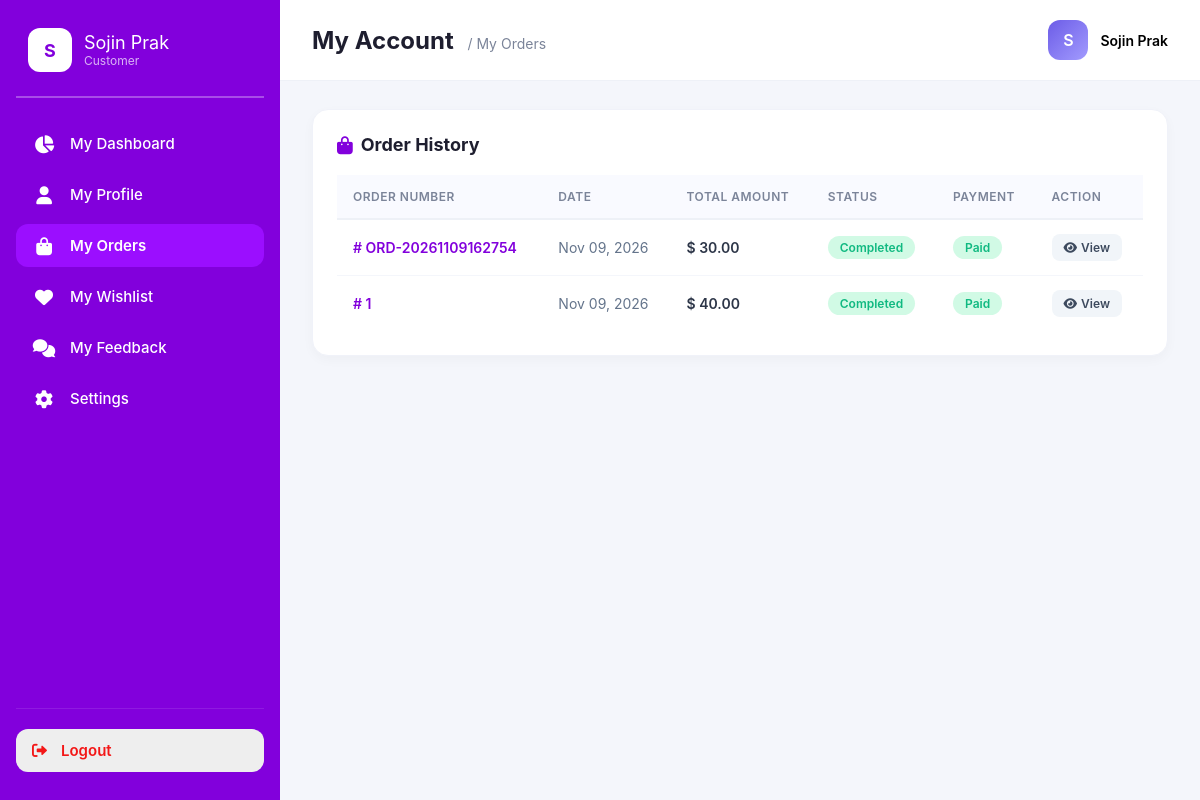
Page /customer/my-orders (signed in) on the committed database.
### tables this page shows
CREATE TABLE `orders` (
  `id` bigint(20) UNSIGNED NOT NULL,
  `customer_id` bigint(20) UNSIGNED NOT NULL COMMENT 'អតិថិជនដែលបានបញ្ជាទិញ',
  `order_number` varchar(50) NOT NULL COMMENT 'លេខ Order',
  `total_amount` decimal(10,2) NOT NULL DEFAULT 0.00 COMMENT 'តម្លៃសរុប',
  `discount_amount` decimal(10,2) NOT NULL DEFAULT 0.00 COMMENT 'តម្លៃបញ្ចុះ',
  `final_amount` decimal(10,2) NOT NULL DEFAULT 0.00 COMMENT 'តម្លៃត្រូវបង់',
  `status` enum('pending','confirmed','shipping','completed','cancelled') NOT NULL DEFAULT 'pending',
  `payment_status` enum('unpaid','paid','refunded') NOT NULL DEFAULT 'unpaid',
  `shipping_address` text NOT NULL COMMENT 'អាសយដ្ឋានដឹកជញ្ជូន',
  `created_at` timestamp NULL DEFAULT current_timestamp() COMMENT 'ថ្ងៃបង្កើត',
  `updated_at` timestamp NULL DEFAULT current_timestamp() ON UPDATE current_timestamp() COMMENT 'ថ្ងៃកែប្រែ'
);

### app/Core/Controller.php (called while the page is built, shortened)
<?php
class Controller
{
    protected function view(string $view, array $data = [])
    {
        $viewPath = __DIR__ . "/../../resources/views/" . $view . ".php";
        extract($data);
        require $viewPath;
    }
}
?>

### app/Controller/WelcomeController.php (called while the page is built, shortened)
<?php
class WelcomeController extends Controller
{
    public function orders()
    {
        $customerId = (int) $_SESSION['customer_id'];
        $db = Database::connection();
        $stmt = $db->prepare("
            SELECT * FROM orders
            WHERE customer_id = ?
            ORDER BY created_at DESC
        ");
        $stmt->execute([$customerId]);
        $orders = $stmt->fetchAll(PDO::FETCH_ASSOC);
        $settingModel = new Setting();
        $settings = $settingModel->all();
        $settingsByKey = [];
        foreach ($settings as $item) {
            $settingsByKey[$item['setting_key']] = $item;
        }
        $this->view('customer/orders', [
            'orders' => $orders,
            'settingsByKey' => $settingsByKey
        ]);
    }
}

### app/Core/Routes.php (called while the page is built, shortened)
<?php
class Router {
    private $routes = [];
    public function get(string $path, array $action): void
    {
        $this->routes['GET'][$path] = [
            'action' => $action
        ];
    }
    public function post(string $path, array $action): void
    {
        $this->routes['POST'][$path] = [
            'action' => $action
        ];
    }
    public function dispatch(): void
    {
        $method = $_SERVER['REQUEST_METHOD'] ?? 'GET';
        $uri = parse_url($_SERVER['REQUEST_URI'] ?? '/', PHP_URL_PATH);
        $uri = '/' . trim($uri, '/');
        $route = $this->routes[$method][$uri];
        [$controller, $methodName] = $route['action'];
        $controllerInstance = new $controller();
        $controllerInstance->$methodName();
    }
}
?>

### public/index.php (called while the page is built, shortened)
<?php
require_once dirname(__DIR__) . '/app/Core/Controller.php';
require_once dirname(__DIR__) . '/app/Core/Routes.php';
require_once dirname(__DIR__) . '/app/Controller/WelcomeController.php';
$router = new Router();
$router->dispatch();

### resources/views/customer/orders.php (the view, shortened to what this page needs)
<?php
function e($value): string
{
    return htmlspecialchars((string) $value, ENT_QUOTES, 'UTF-8');
}
?>
<!DOCTYPE html>
<html lang="en">
<head>
    <link rel="stylesheet" href="https://cdnjs.cloudflare.com/ajax/libs/font-awesome/6.0.0-beta3/css/all.min.css">
</head>
<body>
    <aside class="sidebar">
         <div class="logo-area">
                <div class="logo-icon" style="background: #fff; color: #8200DC; font-weight: 700; font-size: 18px;">
                  <?= strtoupper(substr($_SESSION['customer_name'] ?? 'C', 0, 1)) ?>
            </div>
            <div class="logo-text" style="font-size: 18px; line-height: 1.2;">
                <?= htmlspecialchars($_SESSION['customer_name'] ?? 'Customer') ?>
                <div style="font-size: 12px; color: rgba(255,255,255,0.7); font-weight: 400;">Customer</div>
            </div>
        </div>
       <nav class="nav">
                <a href="<?= BASE_URL ?>/" class="nav-item ">
            <i class="fas fa-chart-pie"></i>
            <span>My Dashboard</span>
        </a>
        <a href="<?= BASE_URL ?>/customer/profile" class="nav-item ">
            <i class="fas fa-user"></i>
            <span>My Profile</span>
        </a>
        <a href="<?= BASE_URL ?>/customer/my-orders" class="nav-item active">
            <i class="fas fa-shopping-bag"></i>
            <span>My Orders</span>
        </a>
        <a href="<?= BASE_URL ?>/customer/wishlist" class="nav-item">
            <i class="fas fa-heart"></i>
            <span>My Wishlist</span>
        </a>
        <a href="<?= BASE_URL ?>/customer/my-feedback" class="nav-item">
            <i class="fas fa-comments"></i>
            <span>My Feedback</span>
        </a>
        <a href="<?= BASE_URL ?>/customer/settings" class="nav-item">
            <i class="fas fa-cog"></i>
            <span>Settings</span>
        </a>
    </nav>
        <div class="bottom-nav">
            <a href="<?= BASE_URL ?>/customer/logout" class="logout-item"><i class="fas fa-sign-out-alt"></i>
                <span>Logout</span></a>
        </div>
    </aside>
    <main class="main-content">
        <div class="top-bar">
            <div class="page-title">My Account <span>/ My Orders</span></div>
            <div class="user-profile">
                <div class="avatar">
                    <?= strtoupper(substr($_SESSION['customer_name'] ?? 'C', 0, 1)) ?>
                </div>
                <div style="font-weight: 600; font-size: 14px;">
                    <?= e($_SESSION['customer_name'] ?? 'Customer') ?>
                </div>
            </div>
        </div>
        <div class="content-area">
            <div class="table-wrapper">
                <div class="table-header">
                    <h3><i class="fas fa-shopping-bag" style="color: #8200DC;"></i> Order History</h3>
                </div>
                <div style="overflow-x: auto;">
                    <table>
                        <thead>
                            <tr>
                                <th>Order Number</th>
                                <th>Date</th>
                                <th>Total Amount</th>
                                <th>Status</th>
                                <th>Payment</th>
                                <th>Action</th>
                            </tr>
                        </thead>
                        <tbody>
                            <?php if (empty($orders)): ?>
                                <tr>
                                    <td colspan="6" style="text-align: center; padding: 40px; color: #94a3b8;">
                                        <i class="fas fa-box-open"
                                            style="font-size: 32px; margin-bottom: 12px; display: block; color: #cbd5e1;"></i>
                                        You haven't placed any orders yet.
                                    </td>
                                </tr>
                            <?php else: ?>
                                <?php foreach ($orders as $order): ?>
                                    <tr>
                                        <td style="font-weight: 600; color: #8200DC;">
                                            #
                                            <?= e($order['order_number']) ?>
                                        </td>
                                        <td style="color: #64748b;">
                                            <?= date('M d, Y', strtotime($order['created_at'])) ?>
                                        </td>
                                        <td style="font-weight: 600;">
                                            $
                                            <?= number_format((float) $order['final_amount'], 2) ?>
                                        </td>
                                        <td>
                                            <?php
                                            $status = $order['status'] ?? 'pending';
                                            $badgeClass = 'badge-' . $status;
                                            ?>
                                            <span class="badge <?= $badgeClass ?>">
                                                <?= e($status) ?>
                                            </span>
                                        </td>
                                        <td>
                                            <?php
                                            $payStatus = $order['payment_status'] ?? 'unpaid';
                                            $payBadgeClass = 'badge-' . $payStatus;
                                            ?>
                                            <span class="badge <?= $payBadgeClass ?>">
                                                <?= e($payStatus) ?>
                                            </span>
                                        </td>
                                        <td>
                                            <a href="<?= BASE_URL ?>/customer/order-detail?id=<?= (int) $order['id'] ?>"
                                                class="btn-view">
                                                <i class="fas fa-eye"></i> View
                                            </a>
                                        </td>
                                    </tr>
                                <?php endforeach; ?>
                            <?php endif; ?>
                        </tbody>
                    </table>
                </div>
            </div>
        </div>
    </main>
</body>
</html>

### resources/views/customer/orders.php (style rules this page uses)
* { margin: 0; padding: 0; box-sizing: border-box; font-family: 'Inter', sans-serif; }
body { background: #f4f6fb; display: flex; height: 100vh; overflow: hidden; }
a { text-decoration: none; }
.sidebar { width: 280px; background: #8200DC; color: white; display: flex; flex-direction: column; padding: 28px 16px; flex-shrink: 0; }
.logo-area { display: flex; align-items: center; gap: 12px; padding: 0 12px 24px 12px; border-bottom: 2px solid rgba(255, 255, 255, 0.3); margin-bottom: 24px; }
.logo-icon { background: #d92afc; width: 44px; height: 44px; border-radius: 12px; display: flex; align-items: center; justify-content: center; font-size: 22px; color: white; font-weight: 700; }
.nav { flex: 1; display: flex; flex-direction: column; gap: 8px; }
.nav-item { display: flex; align-items: center; gap: 14px; padding: 12px 16px; border-radius: 12px; color: white; font-weight: 500; font-size: 15px; transition: 0.2s; }
.nav-item i { width: 24px; text-align: center; font-size: 18px; }
.nav-item.active { background: #9b0eff; font-weight: 600; }
.bottom-nav { margin-top: 20px; padding-top: 20px; border-top: 1px solid rgba(255, 255, 255, 0.1); display: flex; flex-direction: column; gap: 8px; }
.logout-item { display: flex; align-items: center; gap: 14px; padding: 12px 16px; border-radius: 12px; color: #f31717; background: #eee; font-weight: 600; font-size: 15px; }
.main-content { flex: 1; display: flex; flex-direction: column; overflow: hidden; }
.top-bar { display: flex; justify-content: space-between; align-items: center; padding: 20px 32px; background: white; border-bottom: 1px solid #eef1f7; }
.page-title { font-size: 24px; font-weight: 700; color: #1e1e2f; }
.page-title span { font-size: 14px; color: #7b8499; font-weight: 400; margin-left: 8px; }
.user-profile { display: flex; align-items: center; gap: 12px; }
.avatar { background: linear-gradient(135deg, #6c5ce7, #a29bfe); width: 40px; height: 40px; border-radius: 12px; display: flex; align-items: center; justify-content: center; color: white; font-weight: 600; font-size: 16px; }
.content-area { flex: 1; padding: 28px 32px; overflow-y: auto; display: flex; flex-direction: column; gap: 24px; }
.table-wrapper { background: white; border-radius: 16px; padding: 24px; box-shadow: 0 4px 12px rgba(0, 0, 0, 0.03); border: 1px solid #f0f2f9; }
.table-header { display: flex; justify-content: space-between; align-items: center; margin-bottom: 20px; }
.table-header h3 { font-size: 18px; color: #1e1e2f; display: flex; align-items: center; gap: 8px; }
table { width: 100%; border-collapse: collapse; text-align: left; font-size: 14px; }
th { background: #f9faff; color: #7b8499; padding: 14px 16px; border-bottom: 2px solid #eef1f7; font-weight: 600; font-size: 12px; text-transform: uppercase; letter-spacing: 0.5px; }
td { padding: 14px 16px; border-bottom: 1px solid #f4f6fb; color: #2d3648; vertical-align: middle; }
tr:last-child td { border-bottom: none; }
.badge { padding: 4px 12px; border-radius: 50px; font-size: 12px; font-weight: 600; text-transform: capitalize; display: inline-block; }
.badge-completed { background: #d1fae5; color: #10b981; }
.badge-paid { background: #d1fae5; color: #10b981; }
.btn-view { padding: 6px 12px; background: #f1f5f9; color: #3d4a5e; border-radius: 8px; font-size: 12px; font-weight: 600; transition: 0.2s; display: inline-flex; align-items: center; gap: 4px; }

### rows in the picture
orders: order_number "ORD-20261109162754", created_at "Nov 09, 2026", final_amount "30.00", status "Completed", payment_status "Paid"
orders: order_number "1", created_at "Nov 09, 2026", final_amount "40.00", status "Completed", payment_status "Paid"

### other values in the picture
substr($_SESSION['customer_name'] ?? 'C', 0, 1) "S"
$_SESSION['customer_name'] "Sojin Prak"
